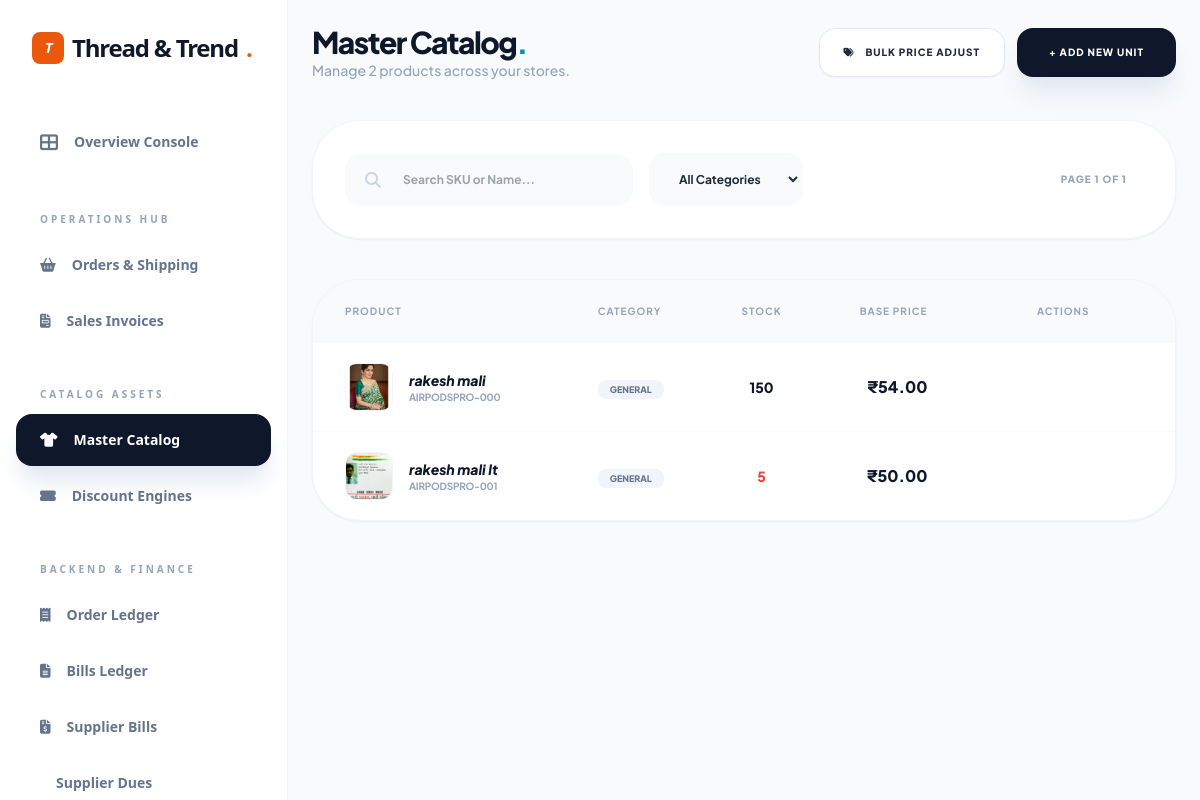
Screenshot of /admin/products/products-list.php (signed in) with the database file from the repository.
### tables this page shows
CREATE TABLE `products` (
  `product_id` int(11) NOT NULL,
  `supplier_id` int(11) NOT NULL,
  `category_id` int(11) NOT NULL,
  `preferred_supplier_id` int(11) DEFAULT NULL,
  `name` varchar(150) NOT NULL,
  `sku` varchar(50) DEFAULT NULL,
  `description` text DEFAULT NULL,
  `price` decimal(10,2) NOT NULL,
  `wholesale_price` decimal(10,2) NOT NULL,
  `min_wholesale_qty` int(11) DEFAULT 10,
  `gst_percent` decimal(5,2) DEFAULT 0.00,
  `discount_percent` decimal(5,2) DEFAULT 0.00,
  `status` enum('active','inactive') DEFAULT 'active',
  `created_at` datetime DEFAULT current_timestamp(),
  `updated_at` datetime DEFAULT current_timestamp() ON UPDATE current_timestamp(),
  `stock` int(11) DEFAULT 0,
  `min_stock_level` int(11) DEFAULT 10,
  `main_image` varchar(255) DEFAULT NULL,
  `image_1` varchar(255) DEFAULT NULL,
  `image_2` varchar(255) DEFAULT NULL,
  `image_3` varchar(255) DEFAULT NULL,
  `image_4` varchar(255) DEFAULT NULL
);

CREATE TABLE `categories` (
  `category_id` int(11) NOT NULL,
  `name` varchar(100) NOT NULL,
  `description` text DEFAULT NULL,
  `created_at` datetime DEFAULT current_timestamp(),
  `updated_at` datetime DEFAULT current_timestamp() ON UPDATE current_timestamp()
);

### admin/products/products-list.php (the view, shortened to what this page needs)
<?php
$base_path = $_SERVER['DOCUMENT_ROOT'] . '/ecommerce-website/';
require_once $base_path . 'config/database.php';
include $base_path . 'includes/admin-header.php';
include $base_path . 'includes/sidebar.php';
$page = isset($_GET['page']) ? (int) $_GET['page'] : 1;
$limit = 10;
$offset = ($page - 1) * $limit;
$search = $_GET['search'] ?? '';
$where = ["1=1"];
$params = [];
$where_sql = implode(" AND ", $where);
$count_stmt = $pdo->prepare("SELECT COUNT(*) FROM products p WHERE $where_sql");
$count_stmt->execute($params);
$total_rows = $count_stmt->fetchColumn();
$total_pages = ceil($total_rows / $limit);
$query = "SELECT p.*, c.name as category_name, s.name as supplier_name
          FROM products p
          LEFT JOIN categories c ON p.category_id = c.category_id
          LEFT JOIN suppliers s ON p.preferred_supplier_id = s.supplier_id
          WHERE $where_sql
          ORDER BY p.created_at DESC
          LIMIT $limit OFFSET $offset";
$stmt = $pdo->prepare($query);
$stmt->execute($params);
$products = $stmt->fetchAll();
?>
<main class="p-6 lg:p-12bg-[#f8fafc] min-h-screen">
    <div class="mb-10 flex flex-col md:flex-row justify-between items-start md:items-center gap-6">
        <div>
            <h2 class="text-3xl font-black tracking-tighter text-slate-900">Master Catalog<span
                    class="text-cyan-600">.</span></h2>
            <p class="text-slate-400 text-sm font-medium">Manage <?= $total_rows ?> products across your stores.</p>
        </div>
        <div class="flex flex-wrap gap-3">
            <button onclick="bulkEditPrices()"
                class="bg-white border border-slate-200 px-6 py-4 rounded-2xl font-black text-[10px] uppercase tracking-widest hover:bg-slate-50 transition-all shadow-sm">
                <i class="fas fa-tags mr-2"></i> Bulk Price Adjust
            </button>
            <button onclick="openActionModal('add')"
                class="bg-slate-900 text-white px-8 py-4 rounded-2xl font-black text-[10px] uppercase tracking-widest hover:bg-cyan-600 transition-all shadow-xl shadow-slate-200">
                + Add New Unit
            </button>
        </div>
    </div>
    <div
        class="bg-white p-8 rounded-[3rem] border border-slate-100 shadow-sm mb-10 flex flex-col lg:flex-row justify-between items-center gap-6">
        <form method="GET" class="flex flex-wrap items-center gap-4 w-full lg:w-auto">
            <div class="relative w-full md:w-72">
                <i class="fas fa-search absolute left-5 top-1/2 -translate-y-1/2 text-slate-300"></i>
                <input type="text" name="search" value="<?= htmlspecialchars($search) ?>"
                    placeholder="Search SKU or Name..."
                    class="w-full bg-slate-50 pl-14 pr-6 py-4 rounded-2xl text-xs font-bold outline-none border-2 border-transparent focus:border-cyan-500 transition-all">
            </div>
            <select name="category" onchange="this.form.submit()"
                class="bg-slate-50 px-6 py-4 rounded-2xl text-xs font-bold outline-none border-2 border-transparent focus:border-cyan-500 transition-all">
                <option value="">All Categories</option>
            </select>
        </form>
        <div class="flex items-center gap-4 text-[10px] font-black uppercase tracking-widest text-slate-400">
            <span>Page <?= $page ?> of <?= $total_pages ?></span>
        </div>
    </div>
    <div class="bg-white rounded-[3rem] border border-slate-100 shadow-sm overflow-hidden overflow-x-auto">
        <table class="w-full text-left border-collapse">
            <thead class="bg-slate-50 text-[10px] font-black text-slate-400 uppercase tracking-widest">
                <tr>
                    <th class="px-8 py-6">Product</th>
                    <th class="px-6 py-6">Category</th>
                    <th class="px-6 py-6 text-center">Stock</th>
                    <th class="px-6 py-6 text-right">Base Price</th>
                    <th class="px-8 py-6 text-center">Actions</th>
                </tr>
            </thead>
            <tbody class="divide-y divide-slate-50">
                <?php foreach ($products as $p): ?>
                    <tr class="hover:bg-slate-50 transition-all group">
                        <td class="px-8 py-5 flex items-center gap-4">
                            <img src="../../assets/images/products/<?= $p['main_image'] ?: 'default.png' ?>"
                                class="w-12 h-12 rounded-xl object-cover border border-slate-100">
                            <div>
                                <p class="text-sm font-black text-slate-900 italic"><?= htmlspecialchars($p['name']) ?></p>
                                <p class="text-[10px] text-slate-400 font-bold uppercase tracking-tight"><?= $p['sku'] ?>
                                </p>
                            </div>
                        </td>
                        <td class="px-6 py-5">
                            <span
                                class="px-3 py-1 bg-slate-100 text-slate-500 rounded-lg text-[9px] font-black uppercase"><?= $p['category_name'] ?: 'N/A' ?></span>
                        </td>
                        <td class="px-6 py-5 text-center">
                            <span
                                class="text-sm font-black <?= ($p['stock'] <= $p['min_stock_level']) ? 'text-red-500' : 'text-slate-900' ?>">
                                <?= $p['stock'] ?>
                            </span>
                        </td>
                        <td class="px-6 py-5 text-right font-black text-slate-900">
                            ₹<?= number_format($p['price'] ?? 0, 2) ?></td>
                        <td class="px-8 py-5">
                        </td>
                    </tr>
                <?php endforeach; ?>
            </tbody>
        </table>
    </div>
</main>
<?php include $base_path . 'includes/admin-footer.php'; ?>

### includes/admin-header.php (style rules this page uses)
body { font-family: 'Plus Jakarta Sans', sans-serif; background-color: #f8fafc; color: #1e293b; overflow-x: hidden; }

### rows the page displays
products: main_image (picture), name "rakesh mali", sku "AIRPODSPRO-000", category.name "GENERAL", stock "150", price "54.00"
products: main_image (picture), name "rakesh mali lt", sku "AIRPODSPRO-001", category.name "GENERAL", stock "5", price "50.00"

### other values shown
$total_rows "2"
$page "1"
$total_pages "1"
